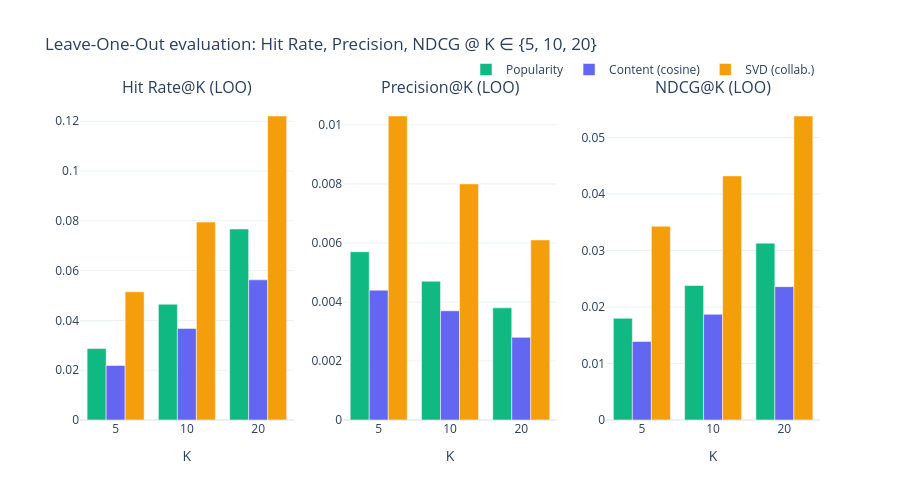

Notebook code cell kept with this figure:
### Markdown cell above
### LOO Results table and chart

### Code cell
# --- LOO results table ---
loo_rows = []
for sys_name, hits, prec, ndcg, n_q in [
    ('popularity_global', loo_pop_hits, loo_pop_prec, loo_pop_ndcg, loo_n_users),
    ('content_cosine',    loo_cb_hits,  loo_cb_prec,  loo_cb_ndcg,  loo_cb_n),
    ('svd_collaborative', loo_svd_hits, loo_svd_prec, loo_svd_ndcg, loo_svd_n),
]:
    for k in K_VALUES_LOO:
        loo_rows.append({
            'system': sys_name,
            'k': k,
            'hit_rate_at_k':  round(hits[k] / n_q, 4),
            'precision_at_k': round(prec[k] / n_q, 4),
            'ndcg_at_k':      round(ndcg[k] / n_q, 4),
            'n_queries': n_q,
        })

loo_df = pl.DataFrame(loo_rows)
loo_df.write_csv(ARTIFACTS_DIR / 'week10_loo_evaluation_results.csv')
print('LOO evaluation results:')
display(loo_df.to_pandas().to_string(index=False))

# Bar chart comparison
fig_loo = make_subplots(
    rows=1, cols=3,
    subplot_titles=['Hit Rate@K (LOO)', 'Precision@K (LOO)', 'NDCG@K (LOO)'],
)
loo_colors = {'popularity_global': '#10b981', 'content_cosine': '#6366f1', 'svd_collaborative': '#f59e0b'}
loo_labels = {'popularity_global': 'Popularity', 'content_cosine': 'Content (cosine)', 'svd_collaborative': 'SVD (collab.)'}
k_labels_loo = [str(k) for k in K_VALUES_LOO]

for col_idx, (metric_col, metric_name) in enumerate(
    [('hit_rate_at_k', 'Hit Rate'), ('precision_at_k', 'Precision'), ('ndcg_at_k', 'NDCG')], 1
):
    for sys_name in ['popularity_global', 'content_cosine', 'svd_collaborative']:
        sys_data = loo_df.filter(pl.col('system') == sys_name).sort('k')
        fig_loo.add_trace(
            go.Bar(
                name=loo_labels[sys_name],
                x=k_labels_loo,
                y=sys_data[metric_col].to_list(),
                marker_color=loo_colors[sys_name],
                showlegend=(col_idx == 1),
            ),
            row=1, col=col_idx,
        )
        fig_loo.update_xaxes(title_text='K', row=1, col=col_idx)

fig_loo.update_layout(
    title='Leave-One-Out evaluation: Hit Rate, Precision, NDCG @ K ∈ {5, 10, 20}',
    height=500,
    template='plotly_white',
    barmode='group',
    legend=dict(orientation='h', yanchor='bottom', y=1.05, xanchor='right', x=1),
)
fig_loo.write_html(ARTIFACTS_DIR / 'week10_loo_evaluation_comparison.html')
fig_loo.write_image(ARTIFACTS_DIR / 'week10_loo_evaluation_comparison.png', scale=2)
fig_loo.show()

### Figure 1 — Plotly figure (JSON) as saved in the notebook; plotly's stock layout.template omitted (floating-point values rounded to 4 significant figures)
{"data": [{"marker": {"color": "#10b981"}, "name": "Popularity", "showlegend": true, "type": "bar", "x": ["5", "10", "20"], "xaxis": "x", "y": [0.0287, 0.0465, 0.0767], "yaxis": "y"}, {"marker": {"color": "#6366f1"}, "name": "Content (cosine)", "showlegend": true, "type": "bar", "x": ["5", "10", "20"], "xaxis": "x", "y": [0.0219, 0.0368, 0.0563], "yaxis": "y"}, {"marker": {"color": "#f59e0b"}, "name": "SVD (collab.)", "showlegend": true, "type": "bar", "x": ["5", "10", "20"], "xaxis": "x", "y": [0.0515, 0.0795, 0.1221], "yaxis": "y"}, {"marker": {"color": "#10b981"}, "name": "Popularity", "showlegend": false, "type": "bar", "x": ["5", "10", "20"], "xaxis": "x2", "y": [0.0057, 0.0047, 0.0038], "yaxis": "y2"}, {"marker": {"color": "#6366f1"}, "name": "Content (cosine)", "showlegend": false, "type": "bar", "x": ["5", "10", "20"], "xaxis": "x2", "y": [0.0044, 0.0037, 0.0028], "yaxis": "y2"}, {"marker": {"color": "#f59e0b"}, "name": "SVD (collab.)", "showlegend": false, "type": "bar", "x": ["5", "10", "20"], "xaxis": "x2", "y": [0.0103, 0.008, 0.0061], "yaxis": "y2"}, {"marker": {"color": "#10b981"}, "name": "Popularity", "showlegend": false, "type": "bar", "x": ["5", "10", "20"], "xaxis": "x3", "y": [0.018, 0.0238, 0.0313], "yaxis": "y3"}, {"marker": {"color": "#6366f1"}, "name": "Content (cosine)", "showlegend": false, "type": "bar", "x": ["5", "10", "20"], "xaxis": "x3", "y": [0.0139, 0.0187, 0.0236], "yaxis": "y3"}, {"marker": {"color": "#f59e0b"}, "name": "SVD (collab.)", "showlegend": false, "type": "bar", "x": ["5", "10", "20"], "xaxis": "x3", "y": [0.0343, 0.0432, 0.0538], "yaxis": "y3"}], "layout": {"annotations": [{"font": {"size": 16}, "showarrow": false, "text": "Hit Rate@K (LOO)", "x": 0.1444, "xanchor": "center", "xref": "paper", "y": 1, "yanchor": "bottom", "yref": "paper"}, {"font": {"size": 16}, "showarrow": false, "text": "Precision@K (LOO)", "x": 0.5, "xanchor": "center", "xref": "paper", "y": 1, "yanchor": "bottom", "yref": "paper"}, {"font": {"size": 16}, "showarrow": false, "text": "NDCG@K (LOO)", "x": 0.8556, "xanchor": "center", "xref": "paper", "y": 1, "yanchor": "bottom", "yref": "paper"}], "barmode": "group", "height": 500, "legend": {"orientation": "h", "x": 1, "xanchor": "right", "y": 1.05, "yanchor": "bottom"}, "title": {"text": "Leave-One-Out evaluation: Hit Rate, Precision, NDCG @ K ∈ {5, 10, 20}"}, "xaxis": {"anchor": "y", "domain": [0, 0.2889], "title": {"text": "K"}}, "xaxis2": {"anchor": "y2", "domain": [0.3556, 0.6444], "title": {"text": "K"}}, "xaxis3": {"anchor": "y3", "domain": [0.7111, 1], "title": {"text": "K"}}, "yaxis": {"anchor": "x", "domain": [0, 1]}, "yaxis2": {"anchor": "x2", "domain": [0, 1]}, "yaxis3": {"anchor": "x3", "domain": [0, 1]}}}
